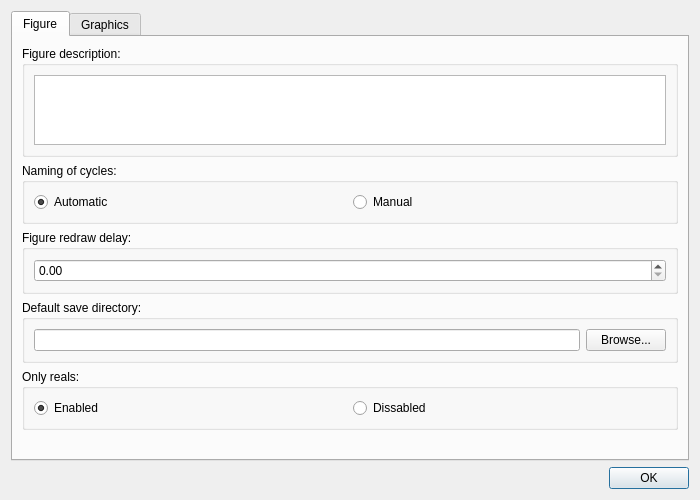
<?xml version="1.0" encoding="UTF-8"?>
<ui version="4.0">
 <class>settingsDialog</class>
 <widget class="QDialog" name="settingsDialog">
  <property name="geometry">
   <rect>
    <x>0</x>
    <y>0</y>
    <width>700</width>
    <height>500</height>
   </rect>
  </property>
  <property name="windowTitle">
   <string>moebinv-gui settings</string>
  </property>
  <layout class="QVBoxLayout" name="verticalLayout_4">
   <item>
    <widget class="QTabWidget" name="tabWidget">
     <property name="currentIndex">
      <number>0</number>
     </property>
     <widget class="QWidget" name="tab">
      <attribute name="title">
       <string>Figure</string>
      </attribute>
      <layout class="QVBoxLayout" name="verticalLayout_2">
       <item>
        <widget class="QGroupBox" name="groupBox_5">
         <property name="title">
          <string>Figure description:</string>
         </property>
         <layout class="QVBoxLayout" name="verticalLayout_5">
          <item>
           <widget class="QTextEdit" name="figureDescriptionText">
            <property name="maximumSize">
             <size>
              <width>16777215</width>
              <height>70</height>
             </size>
            </property>
           </widget>
          </item>
         </layout>
        </widget>
       </item>
       <item>
        <widget class="QGroupBox" name="groupBox">
         <property name="title">
          <string>Naming of cycles:</string>
         </property>
         <layout class="QHBoxLayout" name="horizontalLayout">
          <item>
           <widget class="QRadioButton" name="automaticNaming">
            <property name="text">
             <string>Automatic</string>
            </property>
            <property name="checked">
             <bool>true</bool>
            </property>
           </widget>
          </item>
          <item>
           <widget class="QRadioButton" name="manualNaming">
            <property name="text">
             <string>Manual</string>
            </property>
           </widget>
          </item>
         </layout>
        </widget>
       </item>
       <item>
        <widget class="QGroupBox" name="groupBox_2">
         <property name="title">
          <string>Figure redraw delay:</string>
         </property>
         <layout class="QVBoxLayout" name="verticalLayout_3">
          <item>
           <widget class="QDoubleSpinBox" name="doubleSpinBox"/>
          </item>
         </layout>
        </widget>
       </item>
       <item>
        <widget class="QGroupBox" name="groupBox_6">
         <property name="title">
          <string>Default save directory:</string>
         </property>
         <layout class="QHBoxLayout" name="horizontalLayout_3">
          <item>
           <widget class="QLineEdit" name="defaultPathLineEdit"/>
          </item>
          <item>
           <widget class="QPushButton" name="pushButton_4">
            <property name="text">
             <string>Browse...</string>
            </property>
           </widget>
          </item>
         </layout>
        </widget>
       </item>
       <item>
        <widget class="QGroupBox" name="groupBox_7">
         <property name="title">
          <string>Only reals:</string>
         </property>
         <layout class="QHBoxLayout" name="horizontalLayout_2">
          <item>
           <widget class="QRadioButton" name="onlyRealsTrue">
            <property name="text">
             <string>Enabled</string>
            </property>
            <property name="checked">
             <bool>true</bool>
            </property>
           </widget>
          </item>
          <item>
           <widget class="QRadioButton" name="onlyRealsFalse">
            <property name="text">
             <string>Dissabled</string>
            </property>
           </widget>
          </item>
         </layout>
        </widget>
       </item>
       <item>
        <spacer name="verticalSpacer">
         <property name="orientation">
          <enum>Qt::Vertical</enum>
         </property>
         <property name="sizeHint" stdset="0">
          <size>
           <width>20</width>
           <height>40</height>
          </size>
         </property>
        </spacer>
       </item>
      </layout>
     </widget>
     <widget class="QWidget" name="tab_2">
      <attribute name="title">
       <string>Graphics</string>
      </attribute>
      <layout class="QVBoxLayout" name="verticalLayout">
       <item>
        <widget class="QGroupBox" name="groupBox_3">
         <property name="title">
          <string>Default Colours:</string>
         </property>
         <layout class="QGridLayout" name="gridLayout">
          <item row="0" column="0">
           <widget class="QLabel" name="label">
            <property name="text">
             <string>Cycle colour:</string>
            </property>
           </widget>
          </item>
          <item row="0" column="2">
           <spacer name="horizontalSpacer">
            <property name="orientation">
             <enum>Qt::Horizontal</enum>
            </property>
            <property name="sizeHint" stdset="0">
             <size>
              <width>40</width>
              <height>20</height>
             </size>
            </property>
           </spacer>
          </item>
          <item row="1" column="1">
           <widget class="QPushButton" name="pushButton_2">
            <property name="minimumSize">
             <size>
              <width>50</width>
              <height>0</height>
             </size>
            </property>
            <property name="maximumSize">
             <size>
              <width>50</width>
              <height>16777215</height>
             </size>
            </property>
            <property name="text">
             <string/>
            </property>
           </widget>
          </item>
          <item row="1" column="2">
           <spacer name="horizontalSpacer_2">
            <property name="orientation">
             <enum>Qt::Horizontal</enum>
            </property>
            <property name="sizeHint" stdset="0">
             <size>
              <width>40</width>
              <height>20</height>
             </size>
            </property>
           </spacer>
          </item>
          <item row="1" column="0">
           <widget class="QLabel" name="label_2">
            <property name="text">
             <string>Cycle hover colour:</string>
            </property>
           </widget>
          </item>
          <item row="2" column="0">
           <widget class="QLabel" name="label_3">
            <property name="text">
             <string>Background colour:</string>
            </property>
           </widget>
          </item>
          <item row="0" column="1">
           <widget class="QPushButton" name="pushButton">
            <property name="minimumSize">
             <size>
              <width>50</width>
              <height>0</height>
             </size>
            </property>
            <property name="maximumSize">
             <size>
              <width>50</width>
              <height>16777215</height>
             </size>
            </property>
            <property name="text">
             <string/>
            </property>
           </widget>
          </item>
          <item row="2" column="1">
           <widget class="QPushButton" name="pushButton_3">
            <property name="minimumSize">
             <size>
              <width>50</width>
              <height>0</height>
             </size>
            </property>
            <property name="maximumSize">
             <size>
              <width>50</width>
              <height>16777215</height>
             </size>
            </property>
            <property name="text">
             <string/>
            </property>
           </widget>
          </item>
          <item row="2" column="2">
           <spacer name="horizontalSpacer_3">
            <property name="orientation">
             <enum>Qt::Horizontal</enum>
            </property>
            <property name="sizeHint" stdset="0">
             <size>
              <width>40</width>
              <height>20</height>
             </size>
            </property>
           </spacer>
          </item>
         </layout>
        </widget>
       </item>
       <item>
        <widget class="QGroupBox" name="groupBox_4">
         <property name="title">
          <string>Default style:</string>
         </property>
         <layout class="QGridLayout" name="gridLayout_2">
          <item row="0" column="0">
           <widget class="QLabel" name="label_4">
            <property name="text">
             <string>Cycle line style:</string>
            </property>
           </widget>
          </item>
          <item row="0" column="2">
           <spacer name="horizontalSpacer_4">
            <property name="orientation">
             <enum>Qt::Horizontal</enum>
            </property>
            <property name="sizeHint" stdset="0">
             <size>
              <width>285</width>
              <height>20</height>
             </size>
            </property>
           </spacer>
          </item>
          <item row="0" column="1">
           <widget class="QComboBox" name="comboBox">
            <property name="minimumSize">
             <size>
              <width>200</width>
              <height>0</height>
             </size>
            </property>
            <item>
             <property name="text">
              <string>Solid</string>
             </property>
            </item>
            <item>
             <property name="text">
              <string>Dotted</string>
             </property>
            </item>
            <item>
             <property name="text">
              <string>Dashed</string>
             </property>
            </item>
           </widget>
          </item>
          <item row="1" column="0">
           <widget class="QLabel" name="label_5">
            <property name="text">
             <string>Cycle line width:</string>
            </property>
           </widget>
          </item>
          <item row="1" column="1">
           <widget class="QDoubleSpinBox" name="doubleSpinBox_2"/>
          </item>
          <item row="1" column="2">
           <spacer name="horizontalSpacer_5">
            <property name="orientation">
             <enum>Qt::Horizontal</enum>
            </property>
            <property name="sizeHint" stdset="0">
             <size>
              <width>40</width>
              <height>20</height>
             </size>
            </property>
           </spacer>
          </item>
         </layout>
        </widget>
       </item>
       <item>
        <spacer name="verticalSpacer_2">
         <property name="orientation">
          <enum>Qt::Vertical</enum>
         </property>
         <property name="sizeHint" stdset="0">
          <size>
           <width>20</width>
           <height>40</height>
          </size>
         </property>
        </spacer>
       </item>
      </layout>
     </widget>
    </widget>
   </item>
   <item>
    <widget class="QDialogButtonBox" name="buttonBox">
     <property name="orientation">
      <enum>Qt::Horizontal</enum>
     </property>
     <property name="standardButtons">
      <set>QDialogButtonBox::Ok</set>
     </property>
    </widget>
   </item>
  </layout>
 </widget>
 <resources/>
 <connections>
  <connection>
   <sender>buttonBox</sender>
   <signal>accepted()</signal>
   <receiver>settingsDialog</receiver>
   <slot>accept()</slot>
   <hints>
    <hint type="sourcelabel">
     <x>248</x>
     <y>254</y>
    </hint>
    <hint type="destinationlabel">
     <x>157</x>
     <y>274</y>
    </hint>
   </hints>
  </connection>
  <connection>
   <sender>buttonBox</sender>
   <signal>rejected()</signal>
   <receiver>settingsDialog</receiver>
   <slot>reject()</slot>
   <hints>
    <hint type="sourcelabel">
     <x>316</x>
     <y>260</y>
    </hint>
    <hint type="destinationlabel">
     <x>286</x>
     <y>274</y>
    </hint>
   </hints>
  </connection>
 </connections>
</ui>
